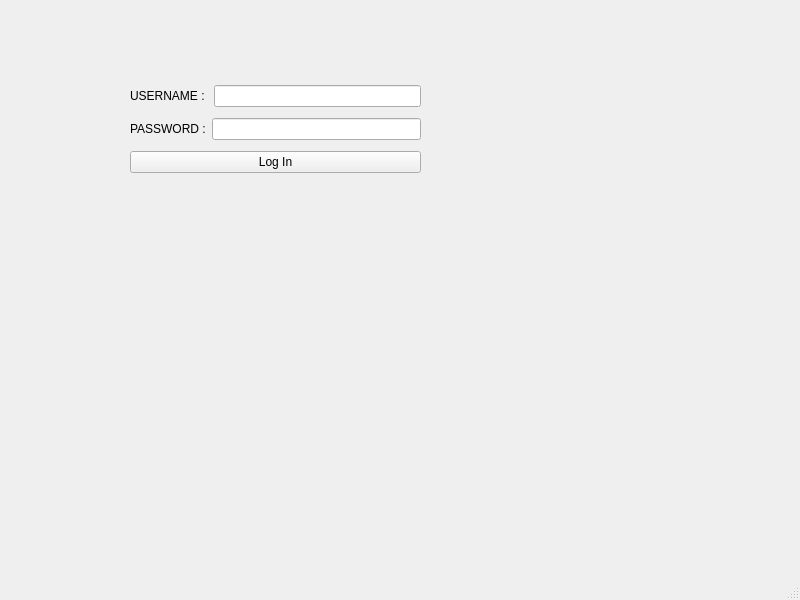
<?xml version="1.0" encoding="UTF-8"?>
<ui version="4.0">
 <class>MainWindow</class>
 <widget class="QMainWindow" name="MainWindow">
  <property name="geometry">
   <rect>
    <x>0</x>
    <y>0</y>
    <width>800</width>
    <height>600</height>
   </rect>
  </property>
  <property name="windowTitle">
   <string>MainWindow</string>
  </property>
  <widget class="QWidget" name="centralwidget">
   <widget class="QWidget" name="layoutWidget">
    <property name="geometry">
     <rect>
      <x>130</x>
      <y>80</y>
      <width>291</width>
      <height>101</height>
     </rect>
    </property>
    <layout class="QVBoxLayout" name="verticalLayout">
     <item>
      <layout class="QHBoxLayout" name="horizontalLayout">
       <item>
        <widget class="QLabel" name="label">
         <property name="text">
          <string>USERNAME : </string>
         </property>
        </widget>
       </item>
       <item>
        <widget class="QLineEdit" name="lineEdit_username"/>
       </item>
      </layout>
     </item>
     <item>
      <layout class="QHBoxLayout" name="horizontalLayout_2">
       <item>
        <widget class="QLabel" name="label_2">
         <property name="text">
          <string>PASSWORD :</string>
         </property>
        </widget>
       </item>
       <item>
        <widget class="QLineEdit" name="lineEdit_password">
         <property name="echoMode">
          <enum>QLineEdit::Password</enum>
         </property>
         <property name="readOnly">
          <bool>false</bool>
         </property>
        </widget>
       </item>
      </layout>
     </item>
     <item>
      <widget class="QPushButton" name="pushButton">
       <property name="text">
        <string>Log In</string>
       </property>
      </widget>
     </item>
    </layout>
   </widget>
  </widget>
  <widget class="QMenuBar" name="menubar">
   <property name="geometry">
    <rect>
     <x>0</x>
     <y>0</y>
     <width>800</width>
     <height>21</height>
    </rect>
   </property>
  </widget>
  <widget class="QStatusBar" name="statusbar"/>
 </widget>
 <resources/>
 <connections/>
</ui>
